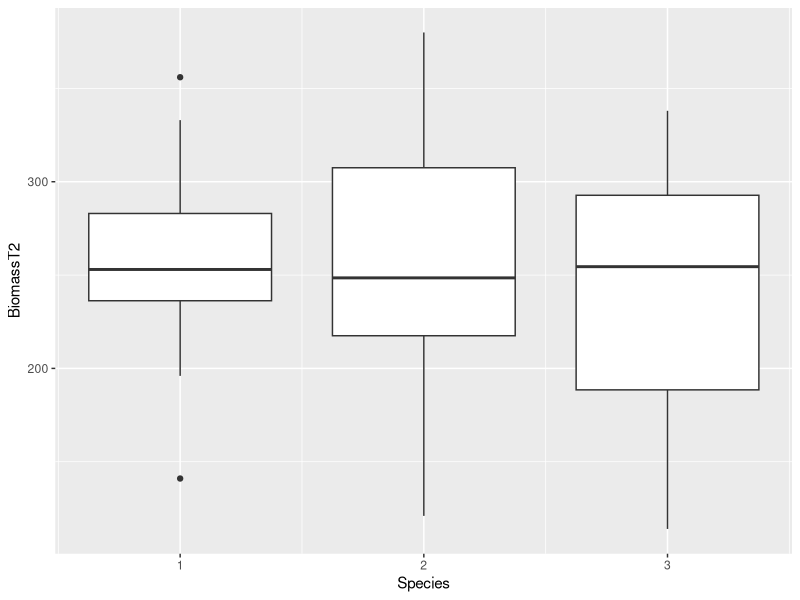
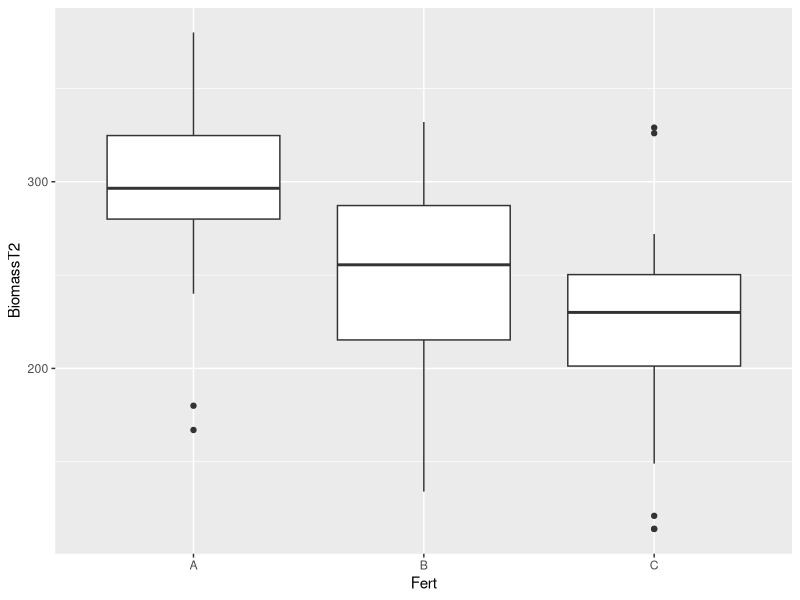
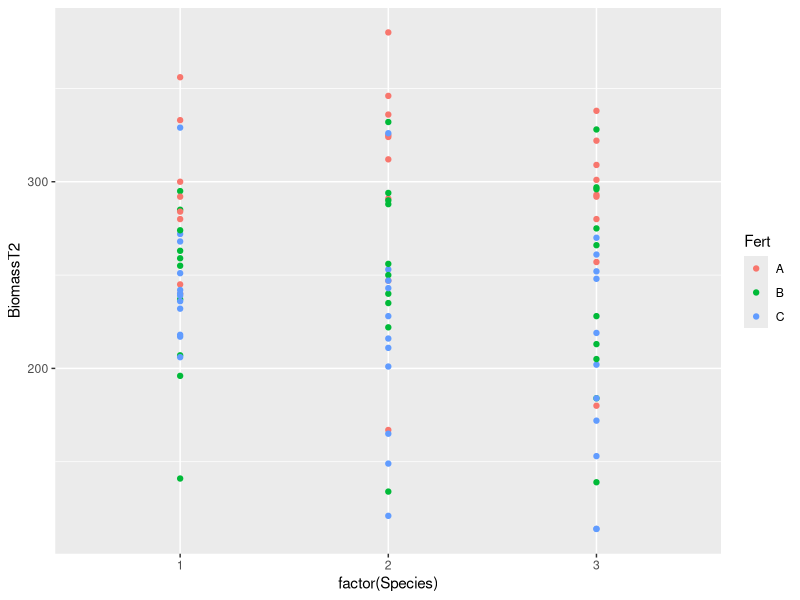
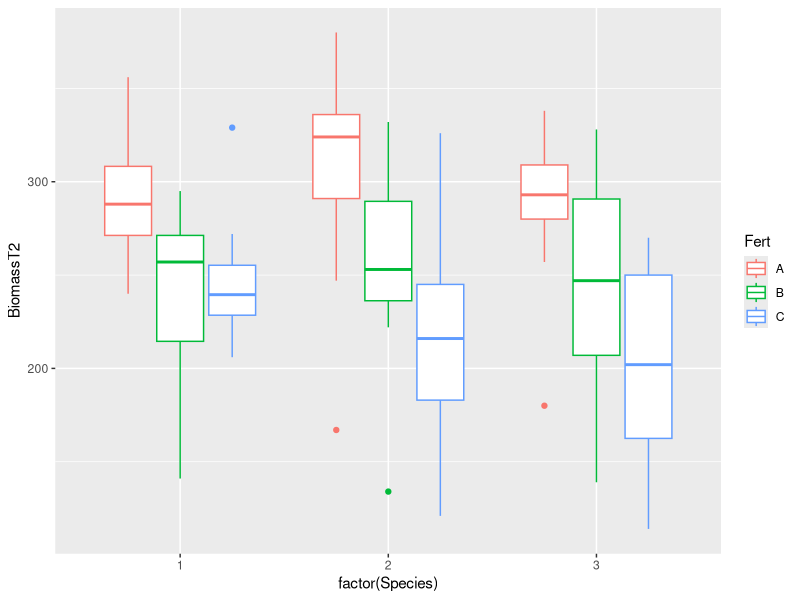
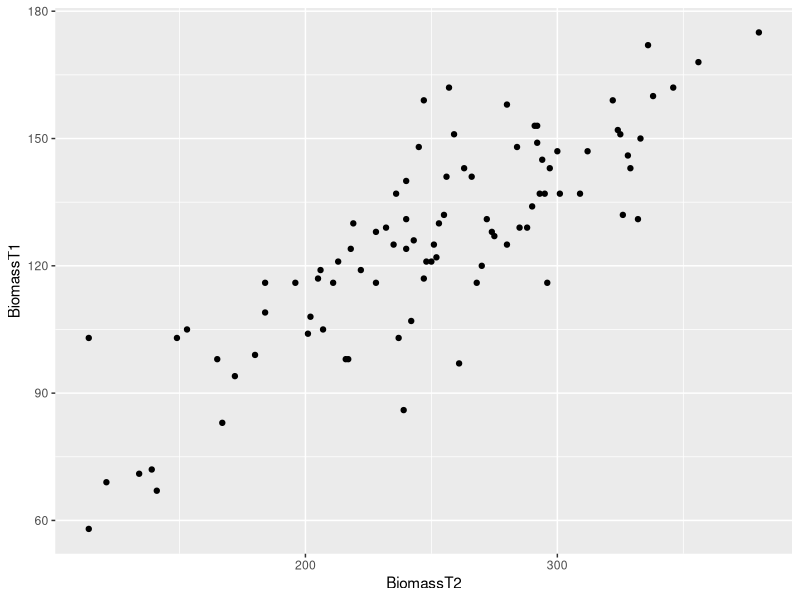
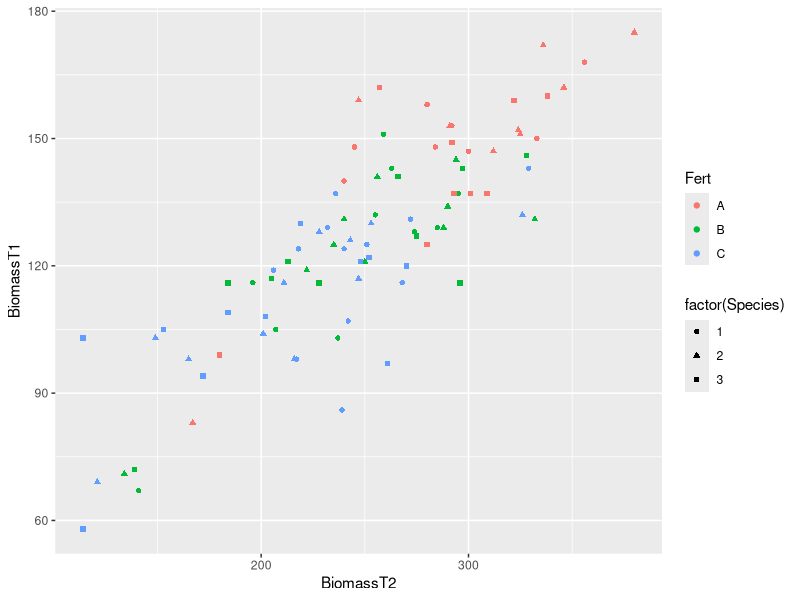
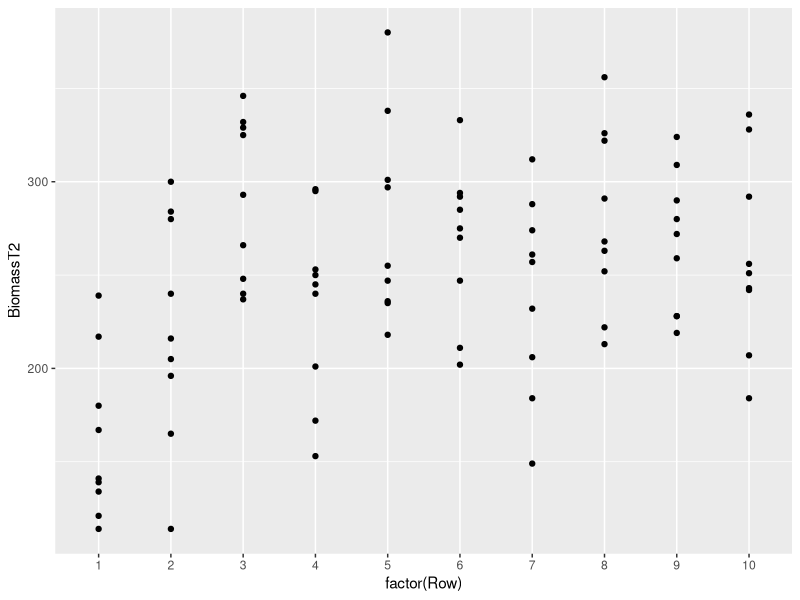
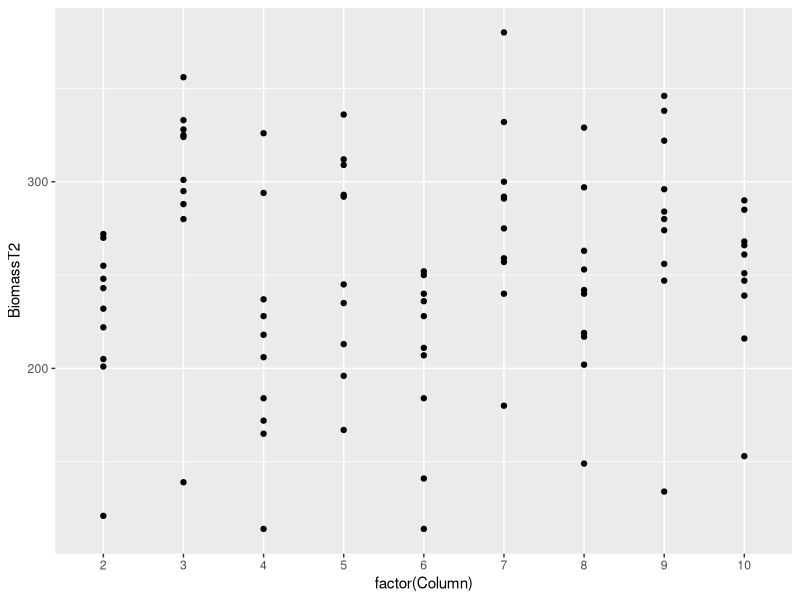

Generate these figures, in order, with R:
## ---- chunk 1
knitr::opts_chunk$set(echo = TRUE)
## ---- chunk 2
library(ggplot2)
data <- read.csv("Plants.csv")
data <- data[ which(data$Column!=1), ]

## Correction. remove row instead of column
#data <- data[ which(data$Row!=1)]
## ---- chunk 3
table(data$Species, data$Fert)
## ---- chunk 4
ggplot(data, aes(x = Species, y = BiomassT2)) + geom_boxplot(aes(group = Species))

## ---- chunk 5
mean.species.1 <- mean(data$BiomassT2[data$Species=="1"])
mean.species.2 <- mean(data$BiomassT2[data$Species=="2"])
mean.species.3 <-mean(data$BiomassT2[data$Species=="3"])

paste(mean.species.1, mean.species.2, mean.species.3, sep = " ")
## ---- chunk 6
ggplot(data, aes(x = Fert, y = BiomassT2)) + geom_boxplot(aes(group = Fert))

mean_fert_A <- mean(data$BiomassT2[data$Fert=="A"])
mean_fert_B <- mean(data$BiomassT2[data$Fert=="B"])
mean_fert_C <-mean(data$BiomassT2[data$Fert=="C"])

paste(mean_fert_A, mean_fert_B, mean_fert_C, sep = " ")
## ---- chunk 7
ggplot(data, mapping = aes(x = factor(Species), y = BiomassT2)) + geom_point(aes(color = Fert))

## Correction. Use boxplot when quantitative variable x qualitative variable
ggplot(data, mapping = aes(x = factor(Species), y = BiomassT2)) + geom_boxplot(aes(color = Fert))
## ---- chunk 8
ggplot(data, mapping = aes(x = BiomassT2, y = BiomassT1)) + geom_point()
## ---- chunk 9
ggplot(data, mapping = aes(x = BiomassT2, y = BiomassT1)) + geom_point(aes(color = Fert, shape = factor(Species)))
## ---- chunk 10
ggplot(data, mapping = aes(x = factor(Row), y = BiomassT2)) + geom_point()
ggplot(data, mapping = aes(x = factor(Column), y = BiomassT2)) + geom_point()

## Correction. Use boxplot when quantitative variable x qualitative variable
ggplot(data, mapping = aes(x = factor(Row), y = BiomassT2)) + geom_boxplot()
ggplot(data, mapping = aes(x = factor(Column), y = BiomassT2)) + geom_boxplot()
## ---- chunk 11
ggplot(data, mapping = aes(x = Row, y = Column)) + geom_tile(aes(fill = BiomassT2))
## ---- chunk 12
data$mean_mass <- rowMeans(data[c("BiomassT1", "BiomassT2")])

ggplot(data, aes(x = Species, y = mean_mass)) + geom_boxplot(aes(group = Species))

ggplot(data, aes(x = Fert, y = mean_mass)) + geom_boxplot(aes(group = Fert))

ggplot(data, mapping = aes(x = Row, y = Column)) + geom_tile(aes(fill = mean_mass))

